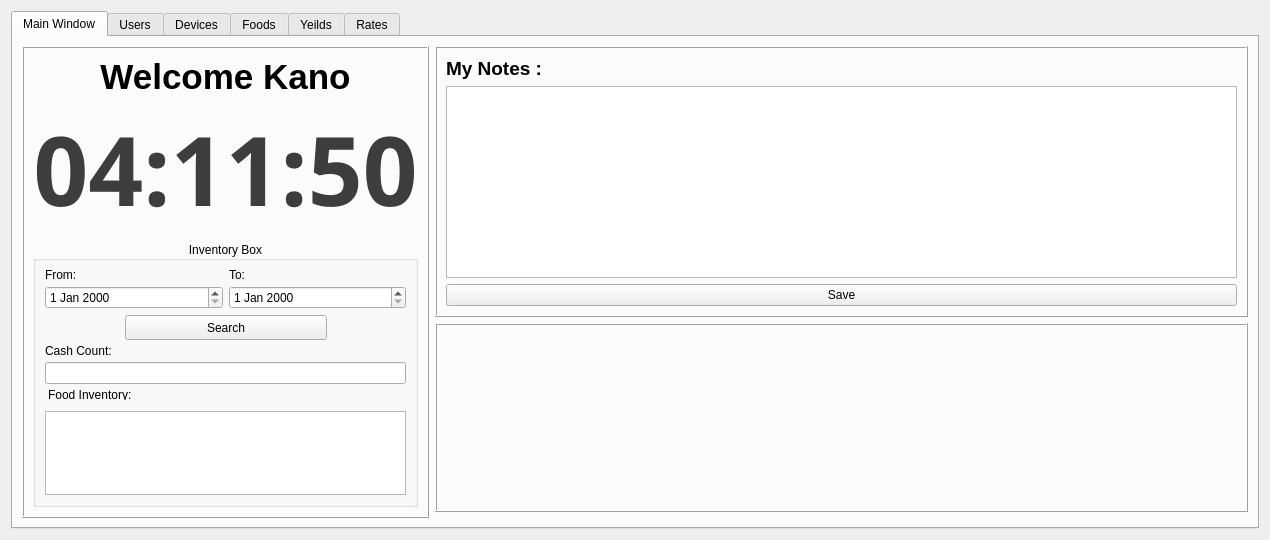
<?xml version="1.0" encoding="UTF-8"?>
<ui version="4.0">
 <class>Form</class>
 <widget class="QWidget" name="Form">
  <property name="geometry">
   <rect>
    <x>0</x>
    <y>0</y>
    <width>1270</width>
    <height>540</height>
   </rect>
  </property>
  <property name="windowTitle">
   <string>Form</string>
  </property>
  <layout class="QGridLayout" name="gridLayout">
   <item row="0" column="0">
    <widget class="QTabWidget" name="tabWidget">
     <property name="toolTip">
      <string>&lt;html&gt;&lt;head/&gt;&lt;body&gt;&lt;p&gt;Names of users list&lt;/p&gt;&lt;/body&gt;&lt;/html&gt;</string>
     </property>
     <property name="layoutDirection">
      <enum>Qt::LeftToRight</enum>
     </property>
     <property name="currentIndex">
      <number>0</number>
     </property>
     <widget class="QWidget" name="tab_5">
      <attribute name="title">
       <string>Main Window</string>
      </attribute>
      <layout class="QGridLayout" name="gridLayout_14">
       <item row="0" column="1" colspan="2">
        <widget class="QFrame" name="frame_8">
         <property name="frameShape">
          <enum>QFrame::Box</enum>
         </property>
         <property name="frameShadow">
          <enum>QFrame::Raised</enum>
         </property>
         <layout class="QGridLayout" name="gridLayout_103">
          <item row="1" column="0">
           <widget class="QLabel" name="label_27">
            <property name="font">
             <font>
              <pointsize>14</pointsize>
              <weight>75</weight>
              <bold>true</bold>
             </font>
            </property>
            <property name="text">
             <string>My Notes :</string>
            </property>
           </widget>
          </item>
          <item row="2" column="0">
           <widget class="QPlainTextEdit" name="plainTextEdit_3">
            <property name="font">
             <font>
              <pointsize>12</pointsize>
             </font>
            </property>
           </widget>
          </item>
          <item row="3" column="0">
           <layout class="QGridLayout" name="gridLayout_104">
            <item row="0" column="0">
             <widget class="QPushButton" name="pushButton_5">
              <property name="text">
               <string>Save</string>
              </property>
              <property name="shortcut">
               <string>Ctrl+S</string>
              </property>
             </widget>
            </item>
           </layout>
          </item>
         </layout>
        </widget>
       </item>
       <item row="1" column="1" colspan="2">
        <widget class="QFrame" name="frame_9">
         <property name="frameShape">
          <enum>QFrame::Box</enum>
         </property>
         <property name="frameShadow">
          <enum>QFrame::Raised</enum>
         </property>
         <layout class="QGridLayout" name="gridLayout_15">
          <item row="0" column="0">
           <spacer name="verticalSpacer_16">
            <property name="orientation">
             <enum>Qt::Vertical</enum>
            </property>
            <property name="sizeHint" stdset="0">
             <size>
              <width>20</width>
              <height>80</height>
             </size>
            </property>
           </spacer>
          </item>
         </layout>
        </widget>
       </item>
       <item row="0" column="0" rowspan="3">
        <widget class="QFrame" name="frame_12">
         <property name="frameShape">
          <enum>QFrame::Box</enum>
         </property>
         <property name="frameShadow">
          <enum>QFrame::Raised</enum>
         </property>
         <layout class="QGridLayout" name="gridLayout_17">
          <item row="2" column="0" colspan="2">
           <widget class="QLabel" name="label_30">
            <property name="font">
             <font>
              <family>Aharoni</family>
              <pointsize>72</pointsize>
              <weight>75</weight>
              <bold>true</bold>
             </font>
            </property>
            <property name="toolTip">
             <string>&lt;html&gt;&lt;head/&gt;&lt;body&gt;&lt;p&gt;Clock&lt;/p&gt;&lt;/body&gt;&lt;/html&gt;</string>
            </property>
            <property name="styleSheet">
             <string notr="true">color: rgb(61, 61, 61);</string>
            </property>
            <property name="text">
             <string>04:11:50</string>
            </property>
            <property name="alignment">
             <set>Qt::AlignCenter</set>
            </property>
           </widget>
          </item>
          <item row="0" column="0" colspan="2">
           <widget class="QLabel" name="label_28">
            <property name="font">
             <font>
              <pointsize>26</pointsize>
              <weight>75</weight>
              <bold>true</bold>
             </font>
            </property>
            <property name="styleSheet">
             <string notr="true">max-height : 42px</string>
            </property>
            <property name="text">
             <string>Welcome Kano</string>
            </property>
            <property name="scaledContents">
             <bool>true</bool>
            </property>
            <property name="alignment">
             <set>Qt::AlignCenter</set>
            </property>
           </widget>
          </item>
          <item row="5" column="0" rowspan="2" colspan="2">
           <widget class="QGroupBox" name="groupBox">
            <property name="title">
             <string>Inventory Box</string>
            </property>
            <property name="alignment">
             <set>Qt::AlignCenter</set>
            </property>
            <layout class="QGridLayout" name="gridLayout_16">
             <item row="1" column="0">
              <layout class="QHBoxLayout" name="horizontalLayout_5">
               <item>
                <spacer name="horizontalSpacer">
                 <property name="orientation">
                  <enum>Qt::Horizontal</enum>
                 </property>
                 <property name="sizeHint" stdset="0">
                  <size>
                   <width>40</width>
                   <height>20</height>
                  </size>
                 </property>
                </spacer>
               </item>
               <item>
                <widget class="QPushButton" name="pushButton">
                 <property name="styleSheet">
                  <string notr="true">margin : 0 auto;
min-height : 23px;
min-width : 200px;</string>
                 </property>
                 <property name="text">
                  <string>Search</string>
                 </property>
                </widget>
               </item>
               <item>
                <spacer name="horizontalSpacer_2">
                 <property name="orientation">
                  <enum>Qt::Horizontal</enum>
                 </property>
                 <property name="sizeHint" stdset="0">
                  <size>
                   <width>40</width>
                   <height>20</height>
                  </size>
                 </property>
                </spacer>
               </item>
              </layout>
             </item>
             <item row="2" column="0">
              <widget class="QLabel" name="label_4">
               <property name="styleSheet">
                <string notr="true">max-height : 10px;
</string>
               </property>
               <property name="text">
                <string>Cash Count:</string>
               </property>
              </widget>
             </item>
             <item row="3" column="0">
              <widget class="QLineEdit" name="lineEdit">
               <property name="readOnly">
                <bool>true</bool>
               </property>
              </widget>
             </item>
             <item row="4" column="0">
              <widget class="QLabel" name="label_5">
               <property name="styleSheet">
                <string notr="true">max-height : 10px;
margin-bottom : 5px</string>
               </property>
               <property name="text">
                <string>Food Inventory:</string>
               </property>
              </widget>
             </item>
             <item row="0" column="0">
              <layout class="QVBoxLayout" name="verticalLayout">
               <item>
                <layout class="QHBoxLayout" name="horizontalLayout_4">
                 <item>
                  <widget class="QLabel" name="label_2">
                   <property name="styleSheet">
                    <string notr="true">max-height : 10px</string>
                   </property>
                   <property name="text">
                    <string>From:</string>
                   </property>
                  </widget>
                 </item>
                 <item>
                  <widget class="QLabel" name="label_3">
                   <property name="styleSheet">
                    <string notr="true">max-height : 10px</string>
                   </property>
                   <property name="text">
                    <string>To:</string>
                   </property>
                  </widget>
                 </item>
                </layout>
               </item>
               <item>
                <layout class="QHBoxLayout" name="horizontalLayout_3">
                 <item>
                  <widget class="QDateEdit" name="dateEdit">
                   <property name="locale">
                    <locale language="English" country="UnitedStates"/>
                   </property>
                  </widget>
                 </item>
                 <item>
                  <widget class="QDateEdit" name="dateEdit_2">
                   <property name="locale">
                    <locale language="English" country="UnitedStates"/>
                   </property>
                  </widget>
                 </item>
                </layout>
               </item>
              </layout>
             </item>
             <item row="5" column="0">
              <widget class="QListWidget" name="listWidget_2">
               <property name="styleSheet">
                <string notr="true">max-height : 124px</string>
               </property>
               <property name="editTriggers">
                <set>QAbstractItemView::NoEditTriggers</set>
               </property>
              </widget>
             </item>
            </layout>
           </widget>
          </item>
         </layout>
        </widget>
       </item>
      </layout>
     </widget>
     <widget class="QWidget" name="Users_tab">
      <attribute name="title">
       <string>Users</string>
      </attribute>
      <layout class="QGridLayout" name="gridLayout_2">
       <item row="0" column="0">
        <widget class="QTableWidget" name="tableWidget">
         <property name="frameShape">
          <enum>QFrame::StyledPanel</enum>
         </property>
         <property name="sizeAdjustPolicy">
          <enum>QAbstractScrollArea::AdjustToContents</enum>
         </property>
         <property name="autoScroll">
          <bool>false</bool>
         </property>
         <property name="editTriggers">
          <set>QAbstractItemView::NoEditTriggers</set>
         </property>
         <property name="dragEnabled">
          <bool>true</bool>
         </property>
         <property name="alternatingRowColors">
          <bool>true</bool>
         </property>
         <property name="selectionMode">
          <enum>QAbstractItemView::ExtendedSelection</enum>
         </property>
         <property name="selectionBehavior">
          <enum>QAbstractItemView::SelectRows</enum>
         </property>
         <property name="iconSize">
          <size>
           <width>0</width>
           <height>0</height>
          </size>
         </property>
         <property name="showGrid">
          <bool>true</bool>
         </property>
         <property name="sortingEnabled">
          <bool>true</bool>
         </property>
         <property name="wordWrap">
          <bool>false</bool>
         </property>
         <property name="cornerButtonEnabled">
          <bool>false</bool>
         </property>
         <property name="rowCount">
          <number>0</number>
         </property>
         <property name="columnCount">
          <number>6</number>
         </property>
         <attribute name="horizontalHeaderCascadingSectionResizes">
          <bool>true</bool>
         </attribute>
         <attribute name="horizontalHeaderMinimumSectionSize">
          <number>31</number>
         </attribute>
         <attribute name="horizontalHeaderDefaultSectionSize">
          <number>220</number>
         </attribute>
         <attribute name="horizontalHeaderHighlightSections">
          <bool>false</bool>
         </attribute>
         <attribute name="horizontalHeaderShowSortIndicator" stdset="0">
          <bool>true</bool>
         </attribute>
         <attribute name="horizontalHeaderStretchLastSection">
          <bool>false</bool>
         </attribute>
         <attribute name="verticalHeaderVisible">
          <bool>false</bool>
         </attribute>
         <attribute name="verticalHeaderCascadingSectionResizes">
          <bool>false</bool>
         </attribute>
         <attribute name="verticalHeaderDefaultSectionSize">
          <number>30</number>
         </attribute>
         <attribute name="verticalHeaderHighlightSections">
          <bool>true</bool>
         </attribute>
         <attribute name="verticalHeaderShowSortIndicator" stdset="0">
          <bool>false</bool>
         </attribute>
         <column>
          <property name="text">
           <string>User Name</string>
          </property>
         </column>
         <column>
          <property name="text">
           <string>Password</string>
          </property>
         </column>
         <column>
          <property name="text">
           <string>Email</string>
          </property>
         </column>
         <column>
          <property name="text">
           <string>Phone Number</string>
          </property>
         </column>
         <column>
          <property name="text">
           <string>National ID</string>
          </property>
         </column>
         <column>
          <property name="text">
           <string>Regestation Date</string>
          </property>
         </column>
        </widget>
       </item>
       <item row="1" column="0">
        <widget class="QFrame" name="frame">
         <property name="frameShape">
          <enum>QFrame::StyledPanel</enum>
         </property>
         <property name="frameShadow">
          <enum>QFrame::Raised</enum>
         </property>
         <layout class="QHBoxLayout" name="horizontalLayout">
          <item>
           <widget class="QPushButton" name="Delete_button">
            <property name="text">
             <string>Delete</string>
            </property>
           </widget>
          </item>
         </layout>
        </widget>
       </item>
      </layout>
      <zorder>frame</zorder>
      <zorder>tableWidget</zorder>
     </widget>
     <widget class="QWidget" name="tab_3">
      <attribute name="title">
       <string>Devices</string>
      </attribute>
      <layout class="QGridLayout" name="gridLayout_3">
       <item row="0" column="0">
        <widget class="QGroupBox" name="Consoles_Screens_groupbox">
         <property name="title">
          <string>Consloes and Screens</string>
         </property>
         <layout class="QGridLayout" name="gridLayout_5">
          <item row="0" column="0">
           <widget class="QTableWidget" name="tableWidget_2">
            <property name="alternatingRowColors">
             <bool>true</bool>
            </property>
            <property name="rowCount">
             <number>18</number>
            </property>
            <property name="columnCount">
             <number>10</number>
            </property>
            <attribute name="horizontalHeaderCascadingSectionResizes">
             <bool>false</bool>
            </attribute>
            <attribute name="horizontalHeaderDefaultSectionSize">
             <number>145</number>
            </attribute>
            <attribute name="horizontalHeaderHighlightSections">
             <bool>false</bool>
            </attribute>
            <row/>
            <row/>
            <row/>
            <row/>
            <row/>
            <row/>
            <row/>
            <row/>
            <row/>
            <row/>
            <row/>
            <row/>
            <row/>
            <row/>
            <row/>
            <row/>
            <row/>
            <row/>
            <column>
             <property name="text">
              <string>Name</string>
             </property>
            </column>
            <column>
             <property name="text">
              <string>Model</string>
             </property>
            </column>
            <column>
             <property name="text">
              <string>Storage</string>
             </property>
            </column>
            <column>
             <property name="text">
              <string>Games</string>
             </property>
            </column>
            <column>
             <property name="text">
              <string>TV Model</string>
             </property>
            </column>
            <column>
             <property name="text">
              <string>TV Resloution</string>
             </property>
            </column>
            <column>
             <property name="text">
              <string>TV Size</string>
             </property>
            </column>
            <column>
             <property name="text">
              <string>Curved or Not</string>
             </property>
            </column>
            <column>
             <property name="text">
              <string comment="df" extracomment="sfs">Price/Hour</string>
             </property>
            </column>
            <column>
             <property name="text">
              <string>Controller Price/Hour</string>
             </property>
            </column>
           </widget>
          </item>
          <item row="2" column="0">
           <widget class="QGroupBox" name="Controllers">
            <property name="title">
             <string>Controllers</string>
            </property>
            <layout class="QGridLayout" name="gridLayout_6">
             <item row="0" column="0">
              <widget class="QListWidget" name="listWidget"/>
             </item>
             <item row="2" column="0">
              <widget class="QFrame" name="frame_3">
               <property name="frameShape">
                <enum>QFrame::StyledPanel</enum>
               </property>
               <property name="frameShadow">
                <enum>QFrame::Raised</enum>
               </property>
               <layout class="QGridLayout" name="gridLayout_7">
                <item row="0" column="0">
                 <widget class="QLineEdit" name="add_controller_input">
                  <property name="placeholderText">
                   <string>Model/Color</string>
                  </property>
                 </widget>
                </item>
                <item row="0" column="1">
                 <widget class="QPushButton" name="add_controller">
                  <property name="text">
                   <string>Add Controller</string>
                  </property>
                 </widget>
                </item>
               </layout>
              </widget>
             </item>
             <item row="1" column="0">
              <widget class="QPushButton" name="delete_controller">
               <property name="text">
                <string>Delete Controller</string>
               </property>
              </widget>
             </item>
            </layout>
           </widget>
          </item>
          <item row="1" column="0">
           <widget class="QFrame" name="frame_2">
            <property name="frameShape">
             <enum>QFrame::StyledPanel</enum>
            </property>
            <property name="frameShadow">
             <enum>QFrame::Raised</enum>
            </property>
            <layout class="QGridLayout" name="gridLayout_4">
             <item row="0" column="0">
              <widget class="QPushButton" name="device_delete">
               <property name="text">
                <string>Clean Row</string>
               </property>
              </widget>
             </item>
             <item row="0" column="1">
              <widget class="QPushButton" name="device_savechanges">
               <property name="text">
                <string>Save Changes</string>
               </property>
              </widget>
             </item>
            </layout>
           </widget>
          </item>
         </layout>
        </widget>
       </item>
      </layout>
     </widget>
     <widget class="QWidget" name="tab_4">
      <attribute name="title">
       <string>Foods</string>
      </attribute>
      <layout class="QGridLayout" name="gridLayout_8">
       <item row="2" column="0">
        <widget class="QFrame" name="frame_4">
         <property name="frameShape">
          <enum>QFrame::StyledPanel</enum>
         </property>
         <property name="frameShadow">
          <enum>QFrame::Raised</enum>
         </property>
         <layout class="QGridLayout" name="gridLayout_9">
          <item row="1" column="0">
           <widget class="QLineEdit" name="Product_name_input"/>
          </item>
          <item row="1" column="2">
           <widget class="QPushButton" name="Add_product_button">
            <property name="text">
             <string>Add</string>
            </property>
           </widget>
          </item>
          <item row="0" column="0">
           <widget class="QLabel" name="Product_name_label">
            <property name="text">
             <string>Poruct Name:</string>
            </property>
           </widget>
          </item>
          <item row="0" column="1">
           <widget class="QLabel" name="Price_label">
            <property name="text">
             <string>Price:</string>
            </property>
           </widget>
          </item>
          <item row="1" column="1">
           <widget class="QDoubleSpinBox" name="Price_doublespinbox">
            <property name="locale">
             <locale language="English" country="UnitedStates"/>
            </property>
            <property name="maximum">
             <double>10000.000000000000000</double>
            </property>
           </widget>
          </item>
         </layout>
        </widget>
       </item>
       <item row="0" column="0">
        <widget class="QTableWidget" name="tableWidget_3">
         <property name="horizontalScrollBarPolicy">
          <enum>Qt::ScrollBarAlwaysOff</enum>
         </property>
         <property name="editTriggers">
          <set>QAbstractItemView::NoEditTriggers</set>
         </property>
         <property name="alternatingRowColors">
          <bool>true</bool>
         </property>
         <attribute name="horizontalHeaderCascadingSectionResizes">
          <bool>true</bool>
         </attribute>
         <attribute name="horizontalHeaderDefaultSectionSize">
          <number>659</number>
         </attribute>
         <column>
          <property name="text">
           <string>Name</string>
          </property>
         </column>
         <column>
          <property name="text">
           <string>Price</string>
          </property>
         </column>
        </widget>
       </item>
       <item row="1" column="0">
        <widget class="QPushButton" name="Delete_row_foods">
         <property name="text">
          <string>Deleto Row</string>
         </property>
        </widget>
       </item>
      </layout>
     </widget>
     <widget class="QWidget" name="tab_2">
      <attribute name="title">
       <string>Yeilds</string>
      </attribute>
      <layout class="QGridLayout" name="gridLayout_10">
       <item row="0" column="0">
        <widget class="QFrame" name="frame_5">
         <property name="frameShape">
          <enum>QFrame::StyledPanel</enum>
         </property>
         <property name="frameShadow">
          <enum>QFrame::Raised</enum>
         </property>
         <layout class="QGridLayout" name="gridLayout_11">
          <item row="0" column="0">
           <widget class="QDateEdit" name="yield_table_dateEdit">
            <property name="locale">
             <locale language="English" country="UnitedStates"/>
            </property>
            <property name="displayFormat">
             <string>d/M/yyyy</string>
            </property>
           </widget>
          </item>
          <item row="0" column="1">
           <widget class="QPushButton" name="Get_table_button">
            <property name="text">
             <string>Get Table</string>
            </property>
           </widget>
          </item>
         </layout>
        </widget>
       </item>
       <item row="2" column="0">
        <widget class="QTableWidget" name="tableWidget_4">
         <property name="verticalScrollBarPolicy">
          <enum>Qt::ScrollBarAsNeeded</enum>
         </property>
         <property name="horizontalScrollBarPolicy">
          <enum>Qt::ScrollBarAlwaysOff</enum>
         </property>
         <property name="sizeAdjustPolicy">
          <enum>QAbstractScrollArea::AdjustToContents</enum>
         </property>
         <property name="editTriggers">
          <set>QAbstractItemView::DoubleClicked</set>
         </property>
         <property name="tabKeyNavigation">
          <bool>false</bool>
         </property>
         <property name="showDropIndicator" stdset="0">
          <bool>false</bool>
         </property>
         <property name="dragDropOverwriteMode">
          <bool>false</bool>
         </property>
         <property name="alternatingRowColors">
          <bool>true</bool>
         </property>
         <property name="sortingEnabled">
          <bool>true</bool>
         </property>
         <property name="columnCount">
          <number>10</number>
         </property>
         <attribute name="horizontalHeaderDefaultSectionSize">
          <number>132</number>
         </attribute>
         <column>
          <property name="text">
           <string>User Name</string>
          </property>
         </column>
         <column>
          <property name="text">
           <string>Device</string>
          </property>
         </column>
         <column>
          <property name="text">
           <string>Type</string>
          </property>
         </column>
         <column>
          <property name="text">
           <string>Start Time</string>
          </property>
         </column>
         <column>
          <property name="text">
           <string>End Time</string>
          </property>
         </column>
         <column>
          <property name="text">
           <string>Time Spent</string>
          </property>
         </column>
         <column>
          <property name="text">
           <string>Paid for hours</string>
          </property>
         </column>
         <column>
          <property name="text">
           <string>Food</string>
          </property>
         </column>
         <column>
          <property name="text">
           <string>Paid fo food</string>
          </property>
         </column>
         <column>
          <property name="text">
           <string>Total Paid</string>
          </property>
         </column>
        </widget>
       </item>
       <item row="3" column="0">
        <widget class="QLabel" name="Total_sales_label">
         <property name="text">
          <string>Total Sales: </string>
         </property>
        </widget>
       </item>
       <item row="1" column="0">
        <widget class="QLabel" name="Table_date_label">
         <property name="text">
          <string>Table Date:</string>
         </property>
        </widget>
       </item>
      </layout>
      <zorder>frame_5</zorder>
      <zorder>Total_sales_label</zorder>
      <zorder>Table_date_label</zorder>
      <zorder>tableWidget_4</zorder>
     </widget>
     <widget class="QWidget" name="tab">
      <attribute name="title">
       <string>Rates</string>
      </attribute>
      <layout class="QGridLayout" name="gridLayout_13">
       <item row="3" column="0">
        <widget class="QLabel" name="rates_average">
         <property name="text">
          <string>Average Clients / Day :</string>
         </property>
        </widget>
       </item>
       <item row="2" column="0">
        <widget class="QTableWidget" name="tableWidget_5">
         <property name="editTriggers">
          <set>QAbstractItemView::DoubleClicked</set>
         </property>
         <property name="alternatingRowColors">
          <bool>true</bool>
         </property>
         <attribute name="horizontalHeaderDefaultSectionSize">
          <number>270</number>
         </attribute>
         <column>
          <property name="text">
           <string>User Name</string>
          </property>
         </column>
         <column>
          <property name="text">
           <string>Numbers of Clients</string>
          </property>
         </column>
         <column>
          <property name="text">
           <string>Total Money Made</string>
          </property>
         </column>
         <column>
          <property name="text">
           <string>Food Sold</string>
          </property>
         </column>
         <column>
          <property name="text">
           <string>Date</string>
          </property>
         </column>
        </widget>
       </item>
       <item row="1" column="0">
        <widget class="QLabel" name="rates_UserName">
         <property name="text">
          <string>User Name : </string>
         </property>
        </widget>
       </item>
       <item row="0" column="0">
        <layout class="QGridLayout" name="gridLayout_12">
         <item row="0" column="0">
          <layout class="QHBoxLayout" name="horizontalLayout_2">
           <item>
            <widget class="QComboBox" name="rates_comboBox">
             <property name="toolTip">
              <string>&lt;html&gt;&lt;head/&gt;&lt;body&gt;&lt;p&gt;User Name&lt;/p&gt;&lt;/body&gt;&lt;/html&gt;</string>
             </property>
            </widget>
           </item>
           <item>
            <widget class="QComboBox" name="comboBox">
             <property name="toolTip">
              <string>&lt;html&gt;&lt;head/&gt;&lt;body&gt;&lt;p&gt;Year&lt;/p&gt;&lt;/body&gt;&lt;/html&gt;</string>
             </property>
            </widget>
           </item>
           <item>
            <widget class="QComboBox" name="comboBox_2">
             <property name="toolTip">
              <string>&lt;html&gt;&lt;head/&gt;&lt;body&gt;&lt;p&gt;Month&lt;/p&gt;&lt;/body&gt;&lt;/html&gt;</string>
             </property>
            </widget>
           </item>
          </layout>
         </item>
         <item row="1" column="0">
          <widget class="QPushButton" name="rates_SearchBttn">
           <property name="text">
            <string>Search</string>
           </property>
          </widget>
         </item>
        </layout>
       </item>
       <item row="4" column="0">
        <widget class="QLabel" name="label">
         <property name="text">
          <string>Total Yeilds Made : </string>
         </property>
        </widget>
       </item>
      </layout>
     </widget>
    </widget>
   </item>
  </layout>
 </widget>
 <resources/>
 <connections/>
</ui>
